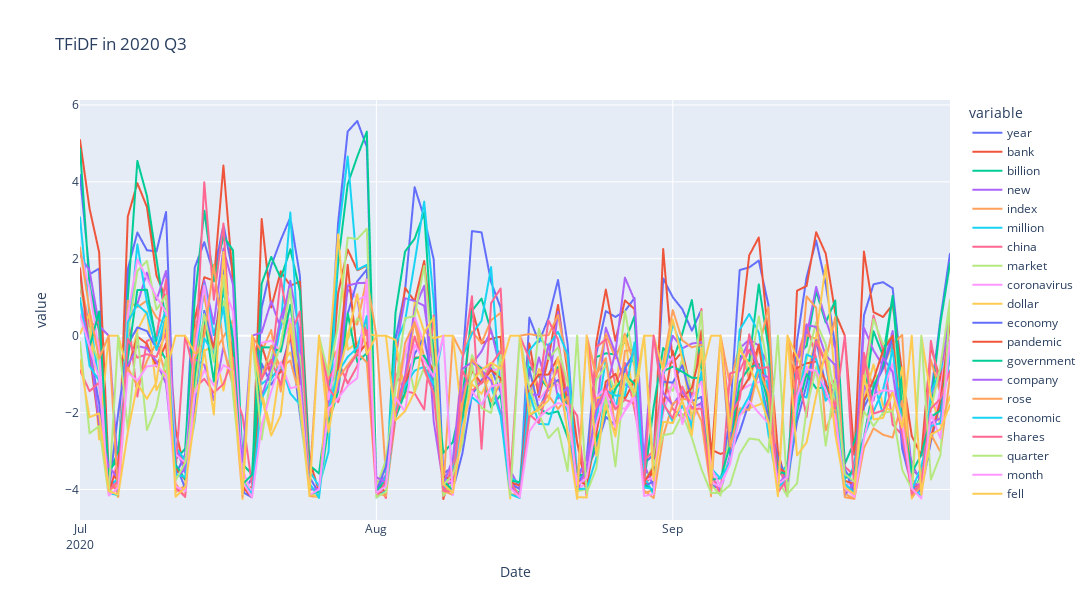

This figure's notebook cell:
### Code cell
fig = px.line(normalized_daily_tfidf, x="Date", y=daily_tfidf_words,
              hover_data={"Date": "|%B %d, %Y"},
              title="TFiDF in 2020 Q3", width=1400, height=600)
fig.update_xaxes(
    dtick="M1",
    tickformat="%b\n%Y")
fig.show()
